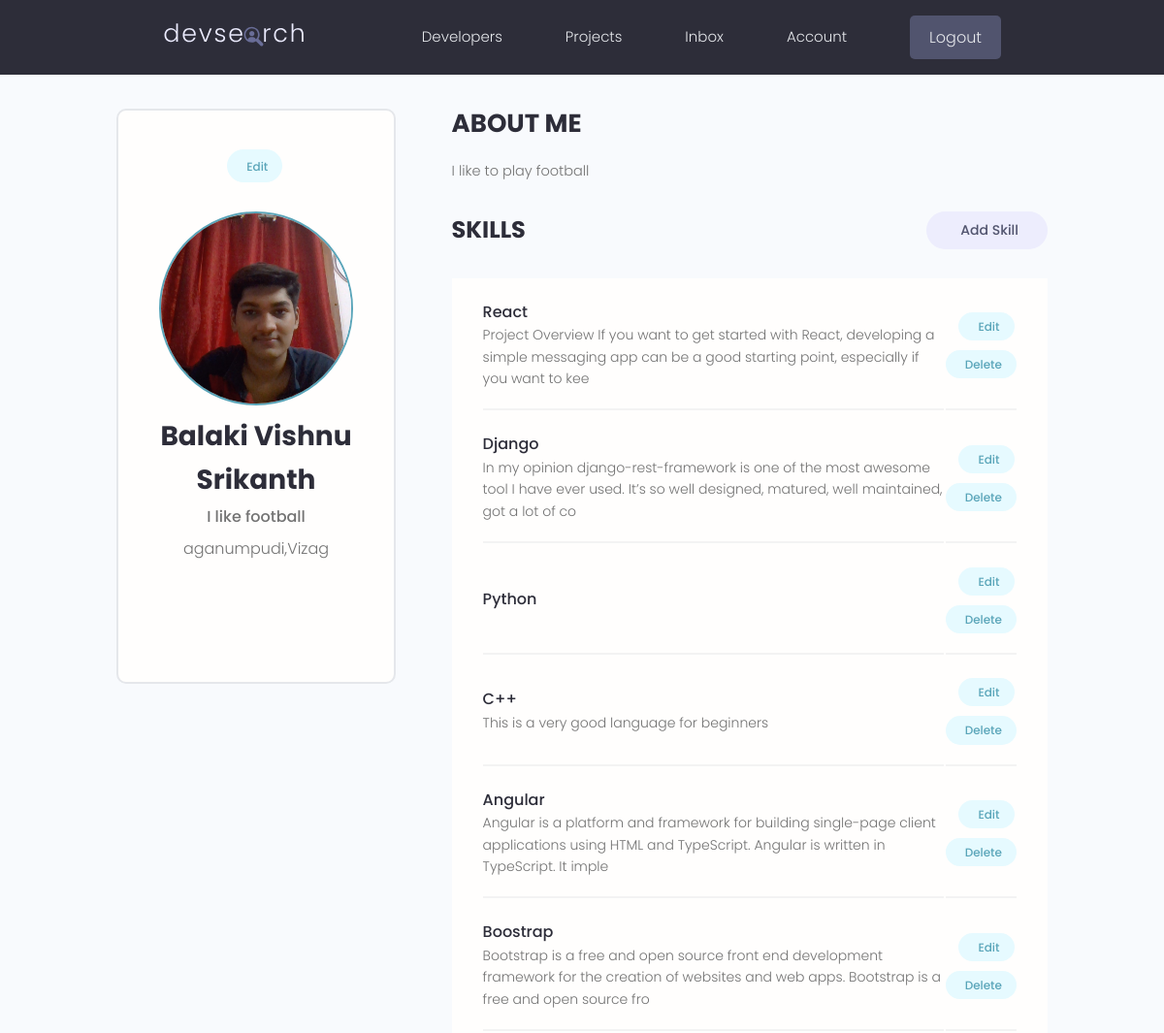
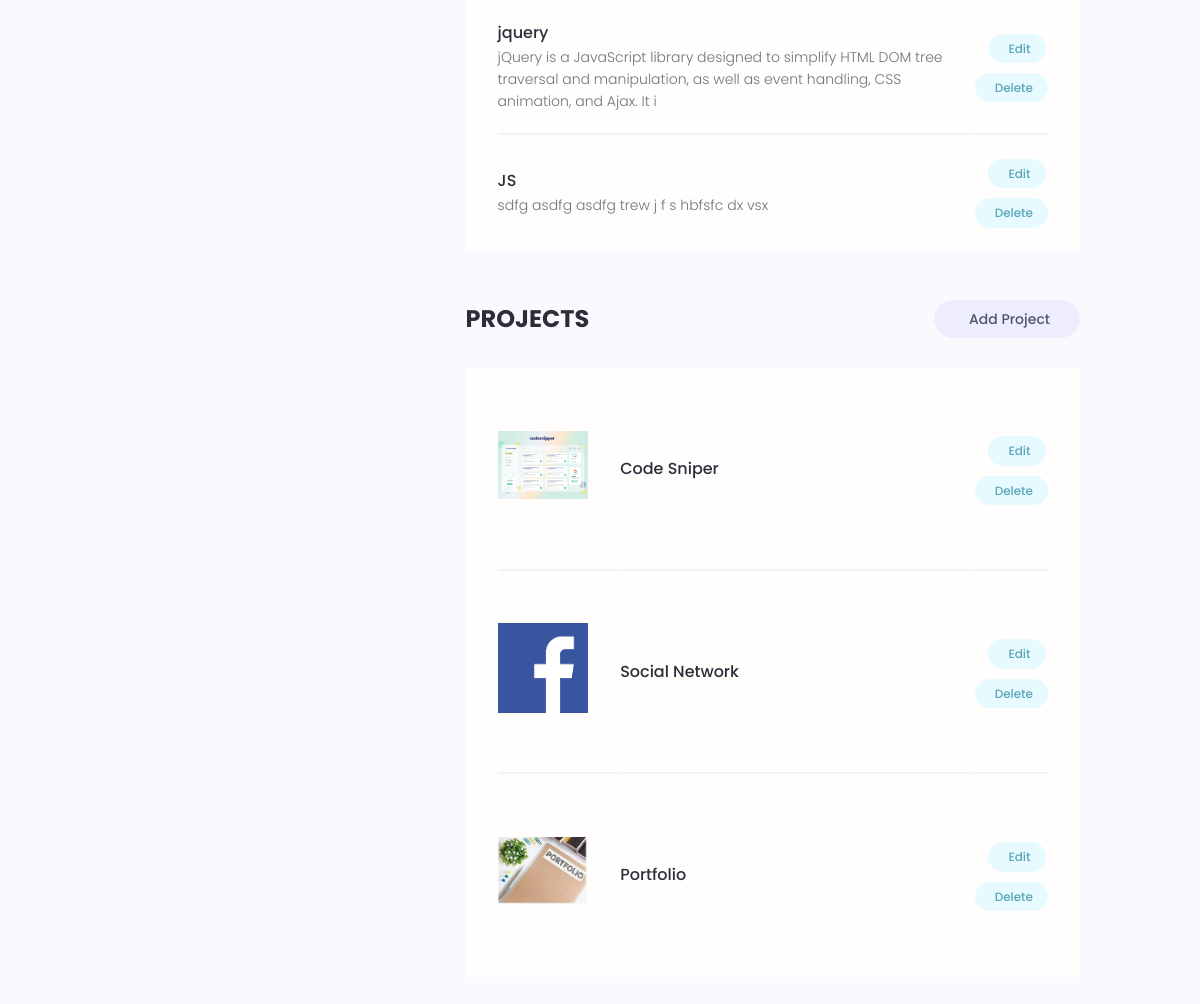
The app's page /account/ (signed in) with its own data (2 pictures, top to bottom).
### users/models.py (models this page shows, shortened)
class Profile(models.Model):
    user=models.OneToOneField(User, on_delete=models.CASCADE,null=True,blank=True)
    name=models.CharField(max_length=200,null=True,blank=True)
    email=models.EmailField(max_length=200,null=True,blank=True)
    user_name=models.CharField(max_length=200,null=True,blank=True)
    location=models.CharField(max_length=200,null=True,blank=True)
    short_intro=models.CharField(max_length=200,null=True,blank=True)
    bio=models.TextField(null=True,blank=True)
    profile_image=models.ImageField(null=True,blank=True,upload_to="profile/",default="profile/user-default.png")
    social_github=models.CharField(max_length=200,null=True,blank=True)
    social_twitter=models.CharField(max_length=200,null=True,blank=True)
    social_linkedin=models.CharField(max_length=200,null=True,blank=True)
    social_website=models.CharField(max_length=200,null=True,blank=True)
    created=models.DateTimeField(auto_now_add=True)
    id=models.UUIDField(default=uuid.uuid4,unique=True,primary_key=True,editable=False)
    class Meta:
        ordering=['created']

class Skill(models.Model):
    owner=models.ForeignKey(Profile,on_delete=models.CASCADE,null=True,blank=True)
    name=models.CharField(max_length=200,null=True,blank=True)
    description=models.TextField(null=True,blank=True)
    created=models.DateTimeField(auto_now_add=True)
    id=models.UUIDField(default=uuid.uuid4,unique=True,primary_key=True,editable=False)

### projects/models.py (models this page shows, shortened)
class Projects(models.Model):
    owner=models.ForeignKey(Profile,null=True,blank=True,on_delete=models.CASCADE)
    title=models.CharField(max_length=20)
    descrption=models.TextField(null=True,blank=True)
    demo_link=models.CharField(max_length=2000,null=True,blank=True)
    source_link=models.CharField(max_length=2000,null=True,blank=True)
    featured_images=models.ImageField(null=True,blank=True,default="default.jpg")
    tags=models.ManyToManyField('Tag',blank=True)
    vote_total=models.IntegerField(default=0,null=True,blank=True)
    vote_ratio=models.IntegerField(default=0,null=True,blank=True)
    created=models.DateTimeField(auto_now_add=True)
    id=models.UUIDField(default=uuid.uuid4,unique=True,primary_key=True,editable=False)
    class Meta:
        ordering=['-vote_ratio','-vote_total','title']
    @property
    def ImageURL(self):
        url=''
        try:
            url=self.featured_images.url
        except:
            url=''
        return url

### users/views.py (the view)
# urls.py: path('account/',views.userAccount,name='account'),
@login_required(login_url='login')
def userAccount(request):
    profile=request.user.profile
    skills=profile.skill_set.all()
    projects=profile.projects_set.all()
    context={'profile': profile,'skills': skills,'projects':projects}
    return render(request,'users/account.html',context)

### users/templates/users/account.html (shortened to what this page needs)
{% extends 'main.html' %}
{% block content %}
<main class="settingsPage profile my-md">
  <div class="container">
    <div class="layout">
      <div class="column column--1of3">
        <div class="card text-center">
          <div class="card__body dev">
            <a class="tag tag--pill tag--main settings__btn" href="{% url 'edit-account' %}"> Edit</a>
            <img class="avatar avatar--xl dev__avatar" src="{{profile.profile_image.url}}" />
            <h2 class="dev__name">{{profile.name}}</h2>
            <p class="dev__title">{{profile.short_intro}}</p>
            <p class="dev__location">{{profile.location}}</p>
            <ul class="dev__social">
            </ul>
          </div>
        </div>
      </div>
      <div class="column column--2of3">
        <div class="devInfo">
          <h3 class="devInfo__title">About Me</h3>
          <p class="devInfo__about">{{profile.bio}}</p>
        </div>
        <div class="settings">
          <h3 class="settings__title">Skills</h3>
          <a class="tag tag--pill tag--sub settings__btn tag--lg" href="{% url 'create-skill' %}"> Add Skill</a>
        </div>
        <table class="settings__table">
          {% for skill in skills %}
          <tr>
            <td class="settings__tableInfo">
              <h4>{{skill.name}}</h4>
              <p>
                {{skill.description|slice:150}}
              </p>
            </td>
            <td class="settings__tableActions">
              <a class="tag tag--pill tag--main settings__btn" href="{% url 'update-skill' skill.id %}"> Edit</a>
              <a class="tag tag--pill tag--main settings__btn" href="{% url 'delete-skill' skill.id %}?next=/account">
                Delete</a>
            </td>
          </tr>
          {% endfor %}
        </table>
        <div class="settings">
          <h3 class="settings__title">Projects</h3>
          <a class="tag tag--pill tag--sub settings__btn tag--lg" href="{% url 'create-project' %}"> Add Project</a>
        </div>
        <table class="settings__table">
          {% for project in projects %}
          <tr>
            <td class="settings__thumbnail">
              <a href="{% url 'project' project.id %}"><img src="{{project.ImageURL}}" alt="Project Thumbnail" /></a>
            </td>
            <td class="settings__tableInfo">
              <a href="single-project.html">{{project.title}}</a>
            </td>
            <td class="settings__tableActions">
              <a class="tag tag--pill tag--main settings__btn" href="{% url 'update-project' project.id %}"> Edit</a>
              <a class="tag tag--pill tag--main settings__btn" href="{% url 'delete-project' project.id %}?next=/account">
                Delete</a>
            </td>
          </tr>
          {% endfor %}
        </table>
      </div>
    </div>
  </div>
</main>
{% endblock content %}

### templates/main.html (shortened to what this page needs)
<!DOCTYPE html>
{% load static %}
<html>
<head>
    <link rel="stylesheet" href="https://cdn.iconmonstr.com/1.3.0/css/iconmonstr-iconic-font.min.css" />
    <link rel="stylesheet" href="{% static 'uikit/styles/uikit.css' %}" />
    <link rel="stylesheet" href="{% static 'styles/app.css' %}" />
</head>
<body>
    {% include 'navbar.html' %}
    {% block content %}
    {% endblock content %}
</body>
</html>

### templates/navbar.html (shortened to what this page needs)
{% load static %}
  <header class="header">
    <div class="container container--narrow">
      <a href="{% url 'profiles' %}" class="header__logo">
        <img src="{% static 'images/logo.svg' %}" alt="DevSearch Logo" />
      </a>
      <nav class="header__nav">
        <ul class="header__menu">
          <li class="header__menuItem"><a href="{% url 'profiles' %}">Developers</a></li>
          <li class="header__menuItem"><a href="{% url 'projects' %}">Projects</a></li>
          {% if request.user.is_authenticated %}
          <li class="header__menuItem"><a href="{% url 'inbox' %}">Inbox</a></li>
          <li class="header__menuItem"><a href="{% url 'account' %}">Account</a></li>
          {% endif %}
          {% if request.user.is_authenticated %}
          <li class="header__menuItem"><a href="{% url 'logout' %}" class="btn btn--sub">Logout</a></li>
          {% else %}
          <li class="header__menuItem"><a href="{% url 'login' %}" class="btn btn--sub">Login/Sign Up</a></li>
          {% endif %}
        </ul>
      </nav>
    </div>
  </header>

### static/styles/app.css (style rules this page uses)
:root { --color-sub: #2d2d39; }
.btn--sub { background-color: var(--color-sub-light); }
.card { border: 2px solid var(--color-light); }
img { width: 100%; }
.header { position: sticky; z-index: 111; background-color: var(--color-sub); padding: 1.5rem 0; }
.header > .container { display: flex; justify-content: space-between; align-items: center; }
.header__logo > img { height: 3.8rem; }
.header__nav > ul { display: inline-flex; align-items: center; list-style: none; gap: 6.5rem; }
.header__menuItem > a { color: var(--color-light); font-weight: 300; }
.profile .card > .dev { padding: 4rem; }
.dev__avatar { display: block; margin: auto; }
.dev__name { color: var(--color-sub); font-size: 2.8rem; font-weight: 700; margin-top: 1rem; margin-bottom: 0.5rem; }
.dev__title { font-size: 1.6rem; font-weight: 500; line-height: 1.3; }
.dev__location { margin-top: 1rem; }
.dev__social { margin: 3rem 0; list-style: none; display: flex; justify-content: center; gap: 1.5rem; }
.devInfo { margin-bottom: 3rem; }
.devInfo__title, .devInfo__subtitle { font-size: 2.6rem; color: var(--color-sub); text-transform: uppercase; font-weight: 700; margin-bottom: 1.5rem; }
.devInfo__about, .devSkill__info { font-size: 1.45rem; line-height: 1.7; text-align: justify; }
.settingsPage .dev > .settings__btn { display: inline-block; margin-bottom: 3rem; }
.settings { display: flex; justify-content: space-between; align-items: center; }
.settings__title { font-size: 2.4rem; text-transform: uppercase; font-weight: 700; color: var(--color-sub); }
.settings__table { margin-top: 3rem; margin-bottom: 5rem; padding: 0 3rem; background: var(--color-white); }
.settings__table tr { width: 100%; }
.settings__table tr > td { padding: 2rem 0; }
.settings__table tr:not(:last-child) td { border-bottom: 2px solid var(--color-white-light); }
.settings__thumbnail { width: 23%; min-width: 10rem; }
.settings__thumbnail img { padding-right: 3rem; height: 15rem; object-fit: contain; }
.settings__tableInfo { width: 100%; }
.settings__tableInfo h4, .settings__tableInfo a { padding-right: 1rem; width: auto; font-size: 1.6rem; font-weight: 500; color: var(--color-sub); }
.settings__tableInfo p { font-size: 1.4rem; }
.settings__tableActions { text-align: right; }

### static/uikit/styles/modules/_variables.css (style rules this page uses)
:root { --color-main: #5aa5b9; --color-main-light: #e6faff; --color-sub: #3f4156; --color-sub-light: #51546e; --color-sub-lighter: #ededfd; --color-text: #737373; --color-gray: #8b8b8b; --color-light: #e5e7eb; --color-light-gray: #767676; --color-bg: #f8fafd; --color-white: #fffefd; --color-white-light: #f3f3f3; --color-success: #359e64; --color-success-bg: #def8e8; --color-error: #fc4b0b; --color-error-bg: #fff2ee; --font-base: 'Poppins', arial, helvetica, 'Segoe UI', roboto, ubuntu, sans-serif; --font-monospace: 'Fira Code', 'Courier New', courier, monospace; --font-regular: 300; --font-medium: 500; --font-bold: 700; --generic-shadow: 1px 1px 5px #00000010; --generic-transition: all 0.3s ease-in-out; }

### static/uikit/styles/modules/_base.css (style rules this page uses)
* { margin: 0; padding: 0; box-sizing: border-box; text-rendering: optimizeLegibility; color: inherit; font-size: inherit; }
html { font-size: 50%; }
@media only screen and (min-width: 480px) { html { font-size: 56.25%; } }
@media only screen and (min-width: 1200px) { html { font-size: 62.5%; } }
body { line-height: 1.6; font-weight: 400; font-size: 1.5rem; color: var(--color-text); background-color: var(--color-bg); min-height: 100vh; }

### static/uikit/styles/modules/_typography.css (style rules this page uses)
* { font-family: var(--font-base); }
h2 { font-size: 3.6rem; font-weight: var(--font-bold); }
h3 { font-size: 3.2rem; font-weight: var(--font-medium); }
h4 { font-size: 2.8rem; font-weight: var(--font-medium); }
p, span, strong { font-size: 1.6rem; color: var(--color-text); font-weight: var(--font-regular); }
a { padding-bottom: 2px; text-decoration: none; display: inline-block; color: var(--color-main); font-weight: var(--font-medium); }

### static/uikit/styles/modules/_utilities.css (style rules this page uses)
.container { width: 92%; max-width: 165rem; margin: 0 auto; box-sizing: border-box; }
.container--narrow { width: 92%; max-width: 120rem; }
@media screen and (min-width: 1000px) { .container { width: 90%; } }
@media screen and (min-width: 1000px) { .container--narrow { width: 85%; } }
@media screen and (min-width: 1200px) { .container { width: 80%; } }
@media screen and (min-width: 1200px) { .container--narrow { width: 72%; } }
.text-center { text-align: center; }
.my-md { margin: 3rem auto; }

### static/uikit/styles/modules/_avatar.css (style rules this page uses)
.avatar { border-radius: 50%; border: 2px solid var(--color-main); object-fit: cover; }
.avatar--xl { height: 20rem; width: 20rem; }

### records on screen
Profile: profile_image (picture), name "Balaki Vishnu Srikanth", short_intro "I like football", location "aganumpudi,Vizag", bio "I like to play football"
Skill: name "React", description "Project Overview If you want to get started with React, developing a simple messaging app can be a good starting point, especially if you want to kee"
Skill: name "Django", description "In my opinion django-rest-framework is one of the most awesome tool I have ever used. It’s so well designed, matured, well maintained, got a lot of co"
Skill: name "Python"
Skill: name "C++", description "This is a very good language for beginners"
Skill: name "Angular", description "Angular is a platform and framework for building single-page client applications using HTML and TypeScript. Angular is written in TypeScript. It imple"
Skill: name "Boostrap", description "Bootstrap is a free and open source front end development framework for the creation of websites and web apps. Bootstrap is a free and open source fro"
Skill: name "jquery", description "jQuery is a JavaScript library designed to simplify HTML DOM tree traversal and manipulation, as well as event handling, CSS animation, and Ajax. It i"
Skill: name "JS", description "sdfg asdfg asdfg trew j f s hbfsfc dx vsx"
Projects: ImageURL (picture), title "Code Sniper"
Projects: ImageURL (picture), title "Social Network"
Projects: ImageURL (picture), title "Portfolio"
